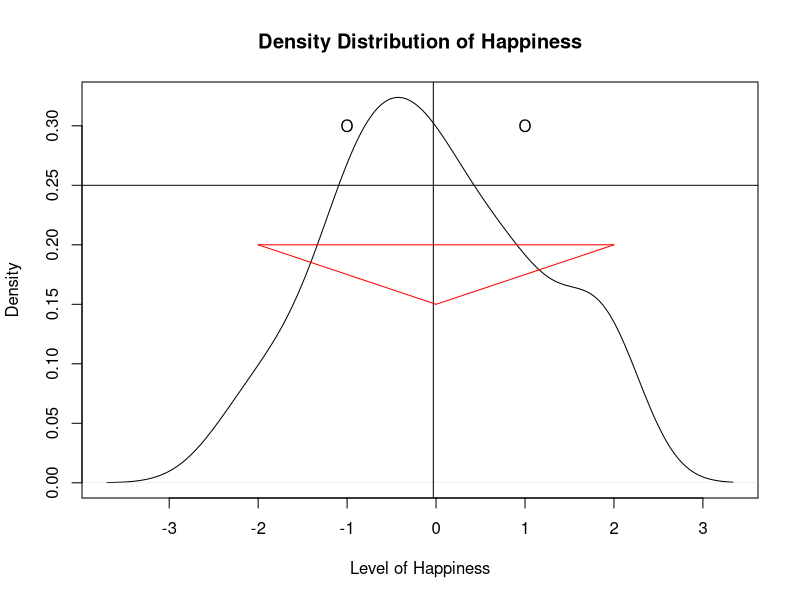
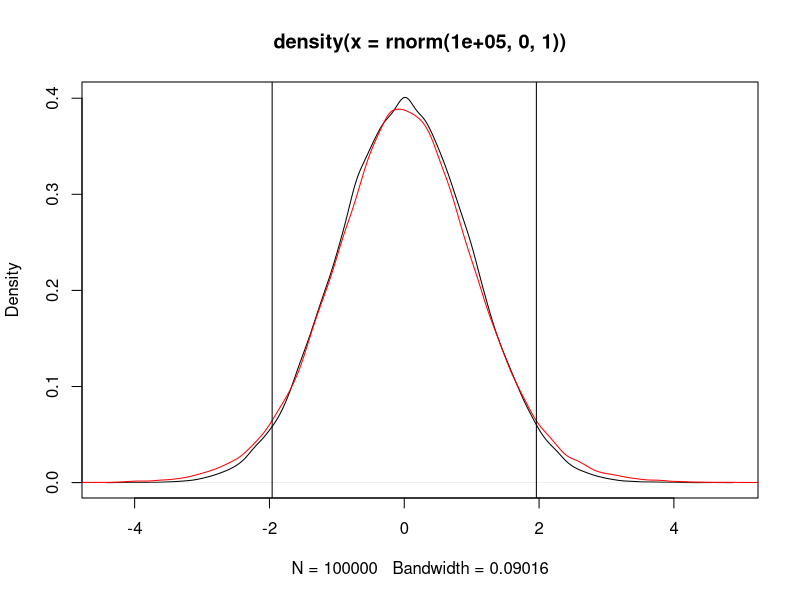
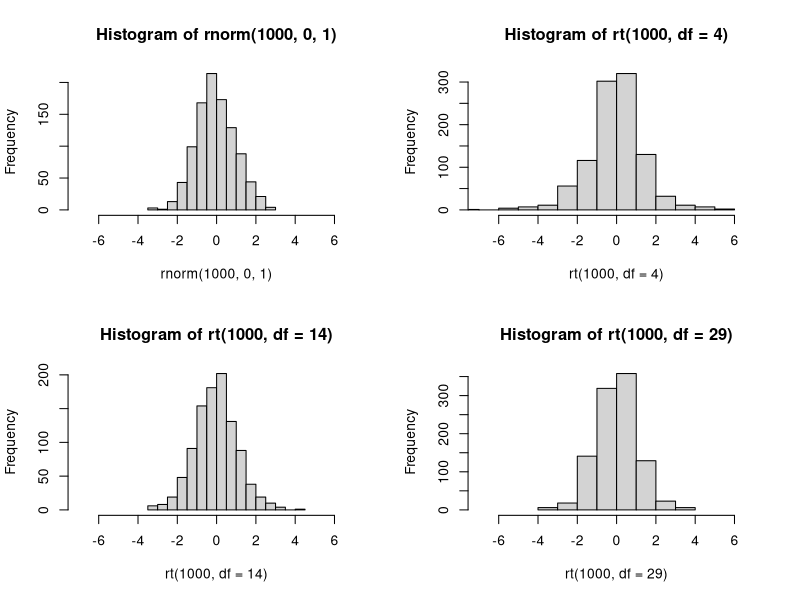
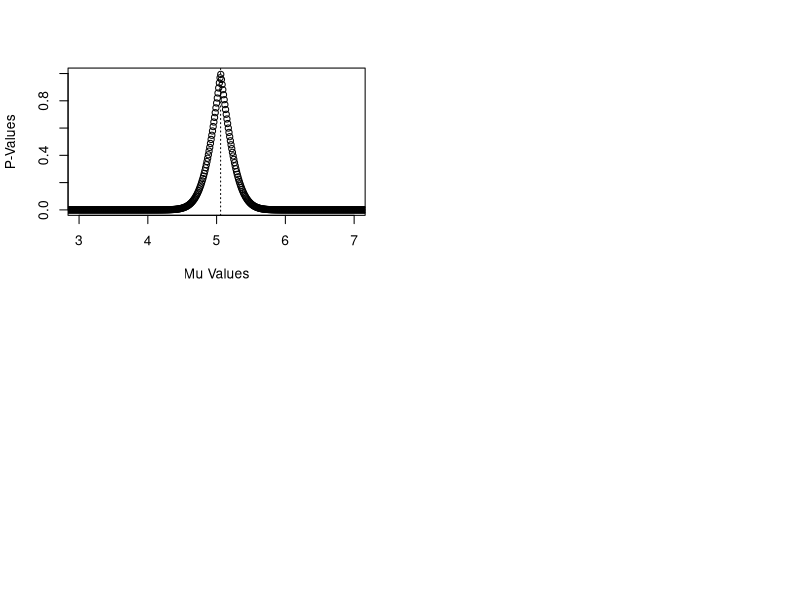

Source code (R) for these figures, in order:
#Kristine Christianson:
#     Lab: Fridays 10-11:50am
#Nate Smith
#     Lab: Fridays 12:10-2:00pm

#204a R Lab 3
#Fall 2016

#########################################
#Problem 4 example

set.seed(2)
happiness <- rnorm(100, 0, 1)
sex <- sample(c("male", "female"), 100, replace=TRUE)
marital <- sample(c("single", "married", "divorced"), 100, replace=TRUE)
d <- data.frame(happiness, sex, marital)

#Let's take a look at the data we created
head(d)

#calc mean, median, etc., for happiness by subsets of sex and marital status

by(d$happiness, list(d$sex, d$marital), mean)
by(d$happiness, list(d$sex, d$marital), median)

#Some plotting functions to try
plot(density(d$happiness), xlab = "Level of Happiness",
     main = "Density Distribution of Happiness")
abline(v = mean(d$happiness))
abline(h = .25)
lines(c(-2, 0),c(.2, .15), col = 'red')
lines(c(0,2),c(.15,.2), col = 'red')
lines(c(-2,2),c(.2,.2), col = 'red')
points(c(4, -1), c(.2, .3), pch = 'O')
points(c(4, 1), c(.2, .3), pch = 'O')


##################### Other helpful tips

temp <- sample(1:100, 15)
temp

#Remember to respect the order of operations

##########
#Example 1
##########

#Subtracting the mean of temp from each value of temp, then summing these values
sum(temp-mean(temp))

#Squaring the result above
sum(temp-mean(temp))^2

#Squaring the difference between the temp and the mean of temp
sum((temp-mean(temp))^2)

##########
#Example 2
##########

length(temp)

#Subtracts 1 from each value of temp
length(temp-1)

#Subtracts 1 from the length of temp
(length(temp)-1)


####Transforming a variable with mean(x) and sd(x)
####to a variable with mean(y) and sd(y), from raw scores
####In this case we want mean(y)=100, and sd(y)=15

x<-c(1,2,3,4,5)
mean(x)
sd(x)
#Rescale for standard deviation 
#by multiplying every value of x by sd(y)/sd(x)
#For this example we want the new sd(y) to be 15

y<-x*(15/sd(x))
mean(y)
sd(y)

#Next rescale for the mean, which we want to  be 100 by
#adding mean(y)-mean(x) to every new value in y

y<-y+(100-mean(y))
mean(y)
sd(y)

###Option #2 is to standardized all scores and then scale for sd and mean

#standardizing first
x2<-scale(x)
mean(x2)
sd(x2)

#rescaling by sd(y) which we want to be 15
y2<-x2*15
mean(y2)
sd(y2)

#rescaling by mean(y) which we want to be 100
y2<-y2+100
mean(y2)
sd(y2)

##########################################################
##########################################################
##########################################################
##########################################################

##########################################################
#The z distribution
##########################################################

#Probability of a normal distribution value
pnorm(1.96, 0, 1)
pnorm(-1.96, 0, 1)

#z value associated with a proportion in the normal distribution
qnorm(.025, 0, 1, lower.tail = TRUE)
qnorm(.025, 0, 1, lower.tail = FALSE)

##########################################################
#The t distribution
##########################################################


#When sample size is large, t is normally distributed 
plot(density(rnorm(100000, 0, 1)))
lines(density(rt(100000, 14)), col = 'red')
abline(v=c(-1.96,1.96))

#Probability of a t distribution value
pt(1.9, 14, lower.tail = FALSE)
pt(-1.9, 14, lower.tail = TRUE)

#We can look at the effect of increasing df
#on this probability
pt(1.9, 49, lower.tail = FALSE)
pt(-1.9, 49, lower.tail = TRUE)

pt(1.9, 99, lower.tail = FALSE)
pt(-1.9, 99, lower.tail = TRUE)

#t value associated with a proportion in the t the distribution
# p = .05
qt(.025, 4, lower.tail = TRUE)
qt(.025, 4, lower.tail = FALSE)

#Now looking at the effect of increasing df
#on the t value
qt(.025, 14, lower.tail = TRUE)
qt(.025, 14, lower.tail = FALSE)

qt(.025, 29, lower.tail = TRUE)
qt(.025, 29, lower.tail = FALSE)

#######################################

#z vs. t via histogram and SD

#######################################

par(mfrow = c(2, 2))

hist(rnorm(1000, 0, 1), xlim = c(-7, 7))
hist(rt(1000, df = 4), xlim = c(-7, 7))
hist(rt(1000, df = 14), xlim = c(-7, 7))
hist(rt(1000, df = 29), xlim = c(-7, 7))

sd(rnorm(1000, 0, 1))
sd(rt(1000, df = 4))
sd(rt(1000, df = 14))
sd(rt(1000, df = 29))


#######################################

#Z tests of mean differences

#Imagine you have 3 samples from sub-populations, 
#each with the following characteristics:

#pop1: xbar = 82, N = 15
#pop2: xbar = 96, N = 10
#pop3: xbar = 110, N = 11

#IQ scores are ~N(100, 15) in the population

#Do any of these samples differ significantly from the population?

#Computing a z score for pop1
pop1z <- (82-100)/(15/sqrt(15))
pop1z

#Is the probability of obtaining this z score
#less than our specified alpha level in either 
#of the tails?
.025 > pnorm(pop1z, lower.tail = TRUE)
	#Two-tailed, alpha = .05
.005 > pnorm(pop1z, lower.tail = TRUE)
	#Two-tailed, alpha = .01

pop2z <- (96-100)/(15/sqrt(10))
pop2z
.025 > pnorm(pop2z, lower.tail = TRUE)
	#Two-tailed, alpha = .05
.005 > pnorm(pop2z, lower.tail = TRUE)
	#Two-tailed, alpha = .01

pop3z <- (110-100)/(15/sqrt(11))
pop3z
.025 > pnorm(pop3z, lower.tail = FALSE)
	#Two-tailed, alpha = .05
.005 > pnorm(pop3z, lower.tail = FALSE)
	#Two-tailed, alpha = .01

###################################################

#We can do the same thing with Confidence Intervals

###################################################

#Recall that CI equals
#xbar +/- Std.Error*Critical.z.score

#qnorm can give critical z-score

critz <- qnorm(.025, 0, 1, lower.tail = FALSE)

#Std.Error is sigma/sqrt(N)

sepop1 <- 15/sqrt(15)
sepop2 <- 15/sqrt(10)
sepop3 <- 15/sqrt(11)

#95% CI to test pop1

c((82 - sepop1*critz),(82 + sepop1*critz))
	#Is 100 within the 95% CI?

#95% CI to test pop2

c((96 - sepop2*critz),(96 + sepop2*critz))
     #Is 100 within the 95% CI?

#95% CI to test pop3

c((110 - sepop3*critz),(110 + sepop3*critz))
     #Is 100 within the 95% CI?

#################################################################
#################################################################
#################################################################


#t Tests


#Create 2 samples of 30 individuals
#with means of 5 and 5, sds = 1
temp1 <- round(rnorm(30, 5, 1), 2)
temp2 <- round(rnorm(30, 6, 1), 2)



#############################################################
#############################################################

#The t-test arguments

?t.test
#t.test(x, y = NULL,
#       alternative = c("two.sided", "less", "greater"),
#       mu = 0, paired = FALSE, var.equal = FALSE,
#       conf.level = 0.95, ...)

#x is a vector, you need to specify at least one to test
	#if you only have one vector it is a one-sample
	#t-test

#y is Null by default, so t-test is a one-sample t-test
	#by default. For a two-sample or paired t-test,
	#you specify another vector

#alternative is the specification of the alternative hypothesis.
	#By default alternative is two.tailed, meaning that t-test
	#assumes alpha should be split between both tails.
	#We can specify one-tailed hypotheses in either tail
	#using "less" and "greater"

#mu = 0 specifies the difference to be tested. So, in a one-sample
	#t-test, this is the population mu (xbar-mu). For the
	#two-sample t-test, this is the expected difference
	#between the two-samples. Generally, we would assume the
	#difference is zero, because we are testing whether the
	#means differ. However, one could imagine a situation where
	#one would want to test whether a difference between
	#two groups was consistent across different samples.

t.test(temp1,temp2, mu = 0)
t.test(temp1,temp2, mu = 1)
t.test(temp1,temp2, mu = -1)

#paired = FALSE is the default. This is whether the two vectors
	#are independent, or if they have some dependency.
	#So, a random, independent sample of students drawn from 
	#two schools and assessed on self-esteem would have no 
	#dependency. A random sample of students from two schools
	#who are assessed on self-esteem at the beginning of the
	#academic year and end of the academic year would have
	#a dependency if you were comparing pre- and post-academic
	#year self-esteem scores. But not if you were comparing
	#school one vs. school two student self-esteem scores

#var.equal = FALSE is the default. This means that t.test
	#assumes that variances are not equal between two
	#samples, regardless of whether this is paired or
	#independent. This is not a bad assumption since
	#and consequently the Welch Two Sample t-test is implemented.
	#We can test if the variances are equal before
	#conducting the t-test. If they do not differ significantly
	#then we can change the default to TRUE and conduct a
	#general t-test.
		#we can use the var.test() for this and will discuss
		#it in a moment.

#conf.level = .95 is the default. By default, t.test assumes an
	#alpha of .05. We can change this by specifying another
	#proportion value (e.g., .90 for alpha of .10).


#The one-tailed test

t.test(temp1, mu = 0)
t.test(temp1, mu = 5)

t.test(temp2, mu = 5)

	#Obviously, the further mu is from the mean
	#of the population the data was generated from
	#the more significant the difference is
	#We can visualize this pretty easily
	#considering that 0 <= p <= 1

pval <- unlist(
	lapply(seq(0, 10, .01), function(x) {

		t.test(temp1, mu = x)$p.value

	}))

plot(seq(0, 10, .01),
	pval,
	ylim = c(0,1),
	xlim = c(3,7),
	xlab = "Mu Values",
	ylab = "P-Values"
	)
	abline(v = mean(temp1), lty = 3)

#We would see the same thing using the two-tailed test
	#when mu -> xbar1 - xbar2

#You may have noted in the lapply statement that I had
	#t.test(temp1, mu = x)$p.value
	#Many of the t.test components can
	#be called as objects using a call name

#statistic - the value of the t-statistic.
 
#parameter - the degrees of freedom for the t-statistic.
 
#p.value - the p-value for the test.
 
#conf.int - a confidence interval for the mean 
	#appropriate to the specified alternative hypothesis.
 
#estimate - the estimated mean or difference in 
	#means depending on whether it was a one-sample 
	#test or a two-sample test.
 
#null.value - the specified hypothesized value of 
	#the mean or mean difference depending on 
	#whether it was a one-sample test or a two-sample test.
 
#alternative - a character string describing the alternative hypothesis.
 
#method - a character string indicating what type of t-test was performed.
 
#data.name - a character string giving the name(s) of the data.

#so, for example

t.test(temp1)$p.value
t.test(temp1)$statistic
t.test(temp1)$conf.int
t.test(temp1)$parameter

	#This is useful if you are ever running many
	#tests iteratively, but only want certain 
	#values, rather than the entire test,
	#or if you're building tables in R


############################################
#Practice

v1 <- rnorm(100, 0, 1)
v2 <- rnorm(100, 2, 2)
v3 <- rnorm(100, 4, .5)
v4 <- rnorm(100, -2, 6)
v5 <- rnorm(100, 3, .25)

d <- data.frame(v1, v2, v3, v4, v5)

#Practice conducting one-sample, independent samples, and paired
#t-tests using v1-v5.